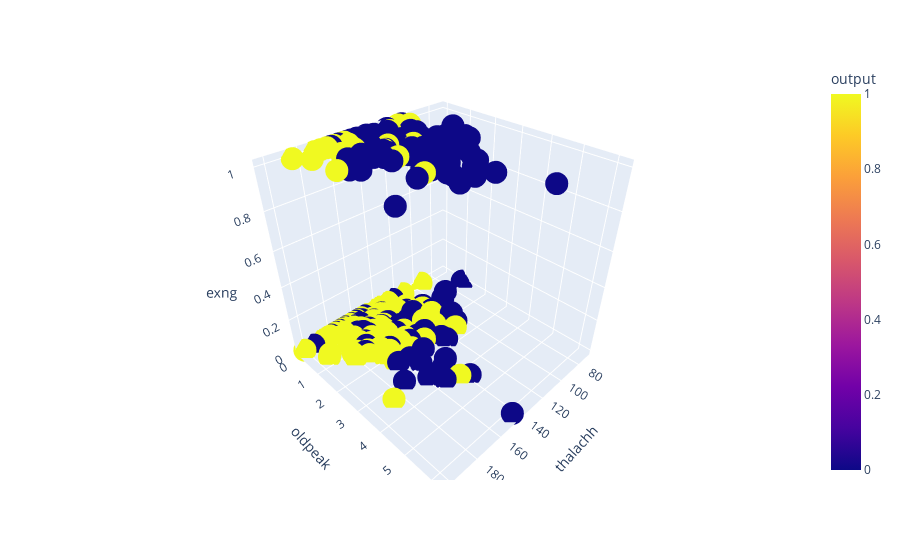

The cell this chart's notebook holds for it:
### Code cell
fig = px.scatter_3d(df, x = 'thalachh', y = 'oldpeak', z = 'exng', color = 'output')
fig.show()

### Figure 1 — Plotly figure (JSON) as saved in the notebook; plotly's stock layout.template omitted (floating-point values rounded to 4 significant figures; data arrays with more than 128 entries replaced by an {"elided": "..."} marker saying what was removed)
{"data": [{"hovertemplate": "thalachh=%{x}<br>oldpeak=%{y}<br>exng=%{z}<br>output=%{marker.color}<extra></extra>", "legendgroup": "", "marker": {"color": {"elided": "303 int values"}, "coloraxis": "coloraxis", "symbol": "circle"}, "mode": "markers", "name": "", "scene": "scene", "showlegend": false, "type": "scatter3d", "x": {"elided": "303 int values"}, "y": {"elided": "303 float values"}, "z": {"elided": "303 int values"}}], "layout": {"autosize": true, "coloraxis": {"colorbar": {"title": {"text": "output"}}, "colorscale": [[0, "#0d0887"], [0.1111, "#46039f"], [0.2222, "#7201a8"], [0.3333, "#9c179e"], [0.4444, "#bd3786"], [0.5556, "#d8576b"], [0.6667, "#ed7953"], [0.7778, "#fb9f3a"], [0.8889, "#fdca26"], [1, "#f0f921"]]}, "legend": {"tracegroupgap": 0}, "margin": {"t": 60}, "scene": {"aspectmode": "auto", "aspectratio": {"x": 1, "y": 1, "z": 1}, "domain": {"x": [0, 1], "y": [0, 1]}, "xaxis": {"title": {"text": "thalachh"}, "type": "linear"}, "yaxis": {"title": {"text": "oldpeak"}, "type": "linear"}, "zaxis": {"title": {"text": "exng"}, "type": "linear"}}}}
